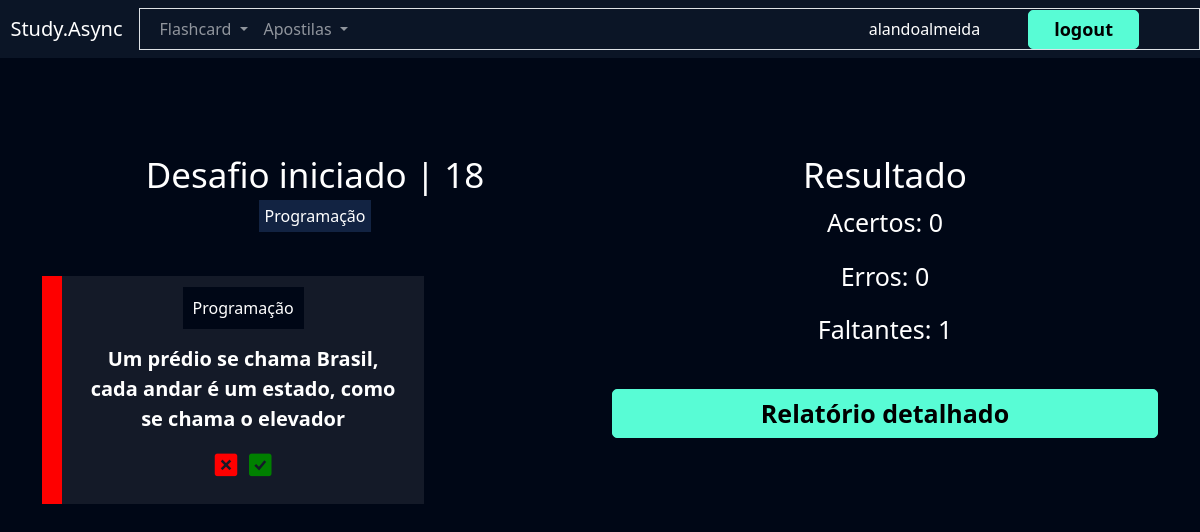
The page /flashcard/challenges/18 (signed in) on the database its author committed.
### flashcard/models.py (models this page shows, shortened)
class Challenge(models.Model):
    user = models.ForeignKey(User, on_delete=models.DO_NOTHING)
    title = models.CharField(max_length=100)
    category = models.ManyToManyField(Category)
    quantity_questions = models.IntegerField()
    difficulty = models.CharField(
        max_length=1, choices=Flashcard.DIFFICULTY_CHOICES)
    flashcards = models.ManyToManyField(FlashcardChallenge)

class FlashcardChallenge(models.Model):
    flashcard = models.ForeignKey(Flashcard, on_delete=models.DO_NOTHING)
    answered = models.BooleanField(default=False)
    got_it_right = models.BooleanField(default=False)

class Flashcard(models.Model):
    DIFFICULTY_CHOICES = (("D", "Difícil"), ("M", "Médio"), ("F", "Fácil"))
    user = models.ForeignKey(User, on_delete=models.DO_NOTHING)
    question = models.CharField(max_length=300)
    result = models.TextField()
    category = models.ForeignKey(Category, on_delete=models.DO_NOTHING)
    difficulty = models.CharField(max_length=1, choices=DIFFICULTY_CHOICES)
    @property
    def css_difficulty(self):
        if self.difficulty == "F":
            return "flashcard-facil"
        elif self.difficulty == "M":
            return "flashcard-medio"
        elif self.difficulty == "D":
            return "flashcard-dificil"

class Category(models.Model):
    name = models.CharField(max_length=20)
    def __str__(self):
        return self.name

### flashcard/views.py (the view)
# urls.py: path("challenges/<int:id>", views.challenges, name="challenges"),
def challenges(request, id):
    challenge = Challenge.objects.get(id=id)
    if not challenge.user == request.user:
        return HttpResponseForbidden()
    if request.method == "GET":
        hits = (
            challenge.flashcards.filter(answered=True)
            .filter(got_it_right=True).count()
        )
        wrong = (
            challenge.flashcards.filter(answered=True)
            .filter(got_it_right=False)
            .count()
        )
        need_to_respond = (
            challenge.flashcards.filter(answered=False)
            .filter(got_it_right=False)
            .count()
        )
        return render(
            request,
            "challenge.html",
            {
                "challenge": challenge,
                "hits": hits,
                "wrong": wrong,
                "need_to_respond": need_to_respond,
            },
        )

### flashcard/templates/challenge.html (shortened to what this page needs)
{% extends 'base.html' %} {% load static %} {% block 'cabecalho' %}
<link href="{% static 'users/css/register.css' %}" rel="stylesheet" />
<link href="{% static 'flashcard/css/new_flashcard.css' %}" rel="stylesheet" />
<link
  href="{% static 'flashcard/css/start_challenges.css' %}"
  rel="stylesheet"
/>
<link href="{% static 'flashcard/css/challenges.css' %}" rel="stylesheet" />
<link
  rel="stylesheet"
  href="https://unpkg.com/boxicons@2.1.4/css/boxicons.min.css"
/>
{% endblock 'cabecalho' %} {% block 'conteudo' %}
{% include "partials/header.html" %}
<div class="container ctx">
  <br />
  <br />
  <br />
  <br />
  <div class="row">
    <div class="col-md">
      <h3 class="fonte-secundaria">Desafio iniciado | {{challenge.id}}</h3>
      {% for flash in challenge.flashcards.all %}
      <span class="badge-categoria">{{flash.flashcard.category}}</span>
      {% endfor %}
      <br />
      <br />
      <br />
      {% for flash in challenge.flashcards.all %}
      <div class="box-new-flashcard {% if flash.answered %}op2{% endif %}">
        <div class="flashcard {{flash.flashcard.css_difficulty}}">
          <div class="flashcard-categoria">{{flash.flashcard.category}}</div>
          <br />
          <br />
          <div class="flashcard-box-item" onclick="flip_card({{flash.id}})">
            <p class="flashcard-item">{{flash.flashcard.question}}</p>
          </div>
          {% if not flash.answered %}
          <div class="responder">
            <a
              href="{% url 'challenge_send_answer' flash.id %}?challenge_answer=0&challenge_id={{challenge.id}}"
              ><i class="bx bxs-x-square icone-vermelho"></i
            ></a>
            <a
              href="{% url 'challenge_send_answer' flash.id %}?challenge_answer=1&challenge_id={{challenge.id}}"
              ><i class="bx bxs-check-square icone-verde"></i
            ></a>
          </div>
          {% endif %}
        </div>
      </div>
      <br />
      <br />
      {% endfor %}
    </div>
    <div class="col-md">
      <h3 class="fonte-secundaria">Resultado</h3>
      <p class="fonte-p">Acertos: {{hits}}</p>
      <p class="fonte-p">Erros: {{wrong}}</p>
      <p class="fonte-p">Faltantes: {{need_to_respond}}</p>
      <br />
      <a class="btn-cadastro btn-desafio" href="{% url 'report' challenge.id %}">Relatório detalhado</a>
    </div>
  </div>
</div>
{% endblock 'conteudo' %}

### templates/partials/header.html (shortened to what this page needs)
{% load static %} {% block 'cabecalho' %}
<link href="{% static 'users/css/register.css' %}" rel="stylesheet" />
<link href="{% static 'flashcard/css/new_flashcard.css' %}" rel="stylesheet" />
<link
  href="{% static 'flashcard/css/start_challenges.css' %}"
  rel="stylesheet"
/>
<link href="{% static 'flashcard/css/challenges.css' %}" rel="stylesheet" />
<link href="{% static 'books/css/create_books.css' %}" rel="stylesheet" />
<link
  href="https://unpkg.com/boxicons@2.1.4/css/boxicons.min.css"
  rel="stylesheet"
/>
{% endblock 'cabecalho' %}
<nav
  style="background-color: var(--main-color)"
  class="navbar navbar-expand-lg navbar-dark"
>
  <a class="navbar-brand" href="#">&nbsp&nbspStudy.Async</a>
  <div class="container-fluid nav-fill border" id="navbarNav">
    <ul class="navbar-nav">
      <li class="nav-item dropdown">
        <a
          class="nav-link dropdown-toggle"
          href="#"
          id="navbarDropdown"
          role="button"
          data-bs-toggle="dropdown"
          aria-expanded="false"
        >
          Flashcard
        </a>
      </li>
      <li class="nav-item dropdown">
        <a
          class="nav-link dropdown-toggle"
          href="#"
          id="navbarDropdown"
          role="button"
          data-bs-toggle="dropdown"
          aria-expanded="false"
        >
          Apostilas
        </a>
      </li>
    </ul>
    <div class="d-flex justify-content-center align-items-center me-5">
      {% if user.is_authenticated %}
      <div class="me-5">
        <span>{{user}}</span>
      </div>
      <div>
        <form action="{% url 'logout' %}" method="post">
          <input type="submit" class="btn-cadastro" value="logout" />
        </form>
        {% endif %}
      </div>
    </div>
  </div>
</nav>

### templates/static/geral/css/base.css (style rules this page uses)
:root { --main-color: #0b1526; --dark-color: #000716; --secondary-dark-color: rgb(15, 2, 26); --light-color: #00c1f3; --contrast-color: #f4c96b; --differential-color: #58fcd5; }
body { background-color: var(--dark-color) !important; color: white !important; }

### templates/static/users/css/register.css (style rules this page uses)
* { margin: 0; padding: 0; }
.btn-cadastro { padding: 5px; border-radius: 5px; background-color: #58fcd5; border: none; border: 1px solid #58fcd5; font-size: 18px; font-weight: bold; padding-left: 25px; padding-right: 25px; }

### templates/static/flashcard/css/new_flashcard.css (style rules this page uses)
.box-new-flashcard { width: 70%; margin: auto; }
.flashcard { background-color: rgba(255, 255, 255, .08); padding: 20px; }
.flashcard-box-item { text-align: center; }
.flashcard p { font-size: 20px; font-weight: bold; cursor: pointer; }
.flashcard-dificil { border-left: 20px solid #FE0000; }
.flashcard-categoria { background-color: var(--dark-color); display: inline; padding: 10px; }

### templates/static/flashcard/css/start_challenges.css (style rules this page uses)
.fonte-secundaria { font-size: 35px; }
.ctx { text-align: center; }

### templates/static/flashcard/css/challenges.css (style rules this page uses)
.badge-categoria { padding: 5px; background-color: #122342; }
.box-new-flashcard { margin: 0; }
.icone-vermelho { color:red; font-size: 30px; }
.icone-verde { color:green; font-size: 30px; }
.fonte-p { font-size: 25px; }
.btn-desafio { width: 100% !important; color: black; text-decoration: none; display: block; text-align: center; font-size: 25px; }

### rows shown on the page
Challenge: id "18"
FlashcardChallenge: flashcard.category "Programação", flashcard.question "Um prédio se chama Brasil, cada andar é um estado, como se chama o elevador"

### other values the page prints
{{ user }} "alandoalmeida"
{{ hits }} "0"
{{ wrong }} "0"
{{ need_to_respond }} "1"
